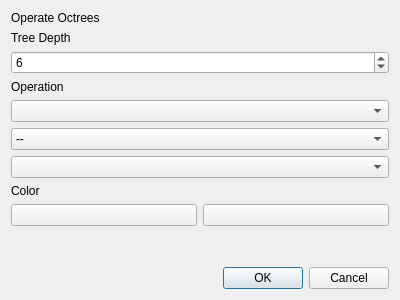
<?xml version="1.0" encoding="UTF-8"?>
<ui version="4.0">
 <class>OperateOctreeDialog</class>
 <widget class="QDialog" name="OperateOctreeDialog">
  <property name="geometry">
   <rect>
    <x>0</x>
    <y>0</y>
    <width>400</width>
    <height>300</height>
   </rect>
  </property>
  <property name="windowTitle">
   <string>Dialog</string>
  </property>
  <layout class="QVBoxLayout" name="verticalLayout">
   <item>
    <widget class="QLabel" name="label">
     <property name="text">
      <string>Operate Octrees</string>
     </property>
    </widget>
   </item>
   <item>
    <widget class="QLabel" name="label_2">
     <property name="text">
      <string>Tree Depth</string>
     </property>
    </widget>
   </item>
   <item>
    <widget class="QSpinBox" name="depth_spinBox">
     <property name="minimum">
      <number>1</number>
     </property>
     <property name="maximum">
      <number>8</number>
     </property>
     <property name="value">
      <number>6</number>
     </property>
    </widget>
   </item>
   <item>
    <widget class="QLabel" name="label_3">
     <property name="text">
      <string>Operation</string>
     </property>
    </widget>
   </item>
   <item>
    <widget class="QComboBox" name="operand_1_comboBox"/>
   </item>
   <item>
    <widget class="QComboBox" name="operation_comboBox">
     <item>
      <property name="text">
       <string>--</string>
      </property>
     </item>
     <item>
      <property name="text">
       <string>Union</string>
      </property>
     </item>
     <item>
      <property name="text">
       <string>Intersection</string>
      </property>
     </item>
     <item>
      <property name="text">
       <string>Difference</string>
      </property>
     </item>
    </widget>
   </item>
   <item>
    <widget class="QComboBox" name="operand_2_comboBox"/>
   </item>
   <item>
    <widget class="QLabel" name="label_4">
     <property name="text">
      <string>Color</string>
     </property>
    </widget>
   </item>
   <item>
    <layout class="QHBoxLayout" name="horizontalLayout">
     <item>
      <widget class="QPushButton" name="faceColor">
       <property name="text">
        <string/>
       </property>
      </widget>
     </item>
     <item>
      <widget class="QPushButton" name="lineColor">
       <property name="text">
        <string/>
       </property>
      </widget>
     </item>
    </layout>
   </item>
   <item>
    <spacer name="verticalSpacer">
     <property name="orientation">
      <enum>Qt::Vertical</enum>
     </property>
     <property name="sizeHint" stdset="0">
      <size>
       <width>20</width>
       <height>40</height>
      </size>
     </property>
    </spacer>
   </item>
   <item>
    <widget class="QDialogButtonBox" name="buttonBox">
     <property name="orientation">
      <enum>Qt::Horizontal</enum>
     </property>
     <property name="standardButtons">
      <set>QDialogButtonBox::Cancel|QDialogButtonBox::Ok</set>
     </property>
    </widget>
   </item>
  </layout>
 </widget>
 <resources/>
 <connections>
  <connection>
   <sender>buttonBox</sender>
   <signal>accepted()</signal>
   <receiver>OperateOctreeDialog</receiver>
   <slot>accept()</slot>
   <hints>
    <hint type="sourcelabel">
     <x>248</x>
     <y>254</y>
    </hint>
    <hint type="destinationlabel">
     <x>157</x>
     <y>274</y>
    </hint>
   </hints>
  </connection>
  <connection>
   <sender>buttonBox</sender>
   <signal>rejected()</signal>
   <receiver>OperateOctreeDialog</receiver>
   <slot>reject()</slot>
   <hints>
    <hint type="sourcelabel">
     <x>316</x>
     <y>260</y>
    </hint>
    <hint type="destinationlabel">
     <x>286</x>
     <y>274</y>
    </hint>
   </hints>
  </connection>
 </connections>
</ui>
